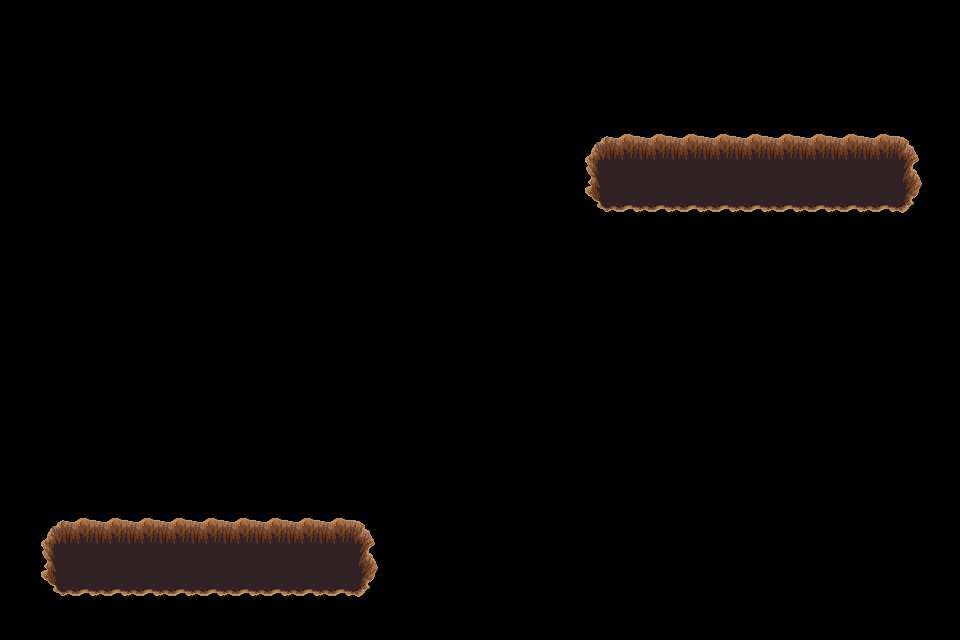

This is a level from a 2D game, rendered from its Tiled map with the project's own tilesets. A one-line summary and the complete map file follow:
An orthogonal 30x20 tile map with 32x32 px tiles, 1 tile layer (trou), 2 tilesets.

<map version="1.4" tiledversion="1.4.3" orientation="orthogonal" renderorder="right-down" width="30" height="20" tilewidth="32" tileheight="32" infinite="0" nextlayerid="9" nextobjectid="1">
 <tileset firstgid="1" source="../../dungeon_green.tsx" />
 <tileset firstgid="530" source="../../dungeon.tsx" />
 <layer id="8" name="trou" width="30" height="20">
  <data encoding="csv">
0,0,0,0,0,0,0,0,0,0,0,0,0,0,0,0,0,0,0,0,0,0,0,0,0,0,0,0,0,0,
0,0,0,0,0,0,0,0,0,0,0,0,0,0,0,0,0,0,0,0,0,0,0,0,0,0,0,0,0,0,
0,0,0,0,0,0,0,0,0,0,0,0,0,0,0,0,0,0,0,0,0,0,0,0,0,0,0,0,0,0,
0,0,0,0,0,0,0,0,0,0,0,0,0,0,0,0,0,0,0,0,0,0,0,0,0,0,0,0,0,0,
0,0,0,0,0,0,0,0,0,0,0,0,0,0,0,0,0,0,432,433,433,433,433,433,433,433,433,433,434,0,
0,0,0,0,0,0,0,0,0,0,0,0,0,0,0,0,0,0,455,456,456,456,456,456,456,456,456,456,457,0,
0,0,0,0,0,0,0,0,0,0,0,0,0,0,0,0,0,0,478,479,479,479,479,479,479,479,479,479,480,0,
0,0,0,0,0,0,0,0,0,0,0,0,0,0,0,0,0,0,0,0,0,0,0,0,0,0,0,0,0,0,
0,0,0,0,0,0,0,0,0,0,0,0,0,0,0,0,0,0,0,0,0,0,0,0,0,0,0,0,0,0,
0,0,0,0,0,0,0,0,0,0,0,0,0,0,0,0,0,0,0,0,0,0,0,0,0,0,0,0,0,0,
0,0,0,0,0,0,0,0,0,0,0,0,0,0,0,0,0,0,0,0,0,0,0,0,0,0,0,0,0,0,
0,0,0,0,0,0,0,0,0,0,0,0,0,0,0,0,0,0,0,0,0,0,0,0,0,0,0,0,0,0,
0,0,0,0,0,0,0,0,0,0,0,0,0,0,0,0,0,0,0,0,0,0,0,0,0,0,0,0,0,0,
0,0,0,0,0,0,0,0,0,0,0,0,0,0,0,0,0,0,0,0,0,0,0,0,0,0,0,0,0,0,
0,0,0,0,0,0,0,0,0,0,0,0,0,0,0,0,0,0,0,0,0,0,0,0,0,0,0,0,0,0,
0,0,0,0,0,0,0,0,0,0,0,0,0,0,0,0,0,0,0,0,0,0,0,0,0,0,0,0,0,0,
0,432,433,433,433,433,433,433,433,433,433,434,0,0,0,0,0,0,0,0,0,0,0,0,0,0,0,0,0,0,
0,455,456,456,456,456,456,456,456,456,456,457,0,0,0,0,0,0,0,0,0,0,0,0,0,0,0,0,0,0,
0,478,479,479,479,479,479,479,479,479,479,480,0,0,0,0,0,0,0,0,0,0,0,0,0,0,0,0,0,0,
0,0,0,0,0,0,0,0,0,0,0,0,0,0,0,0,0,0,0,0,0,0,0,0,0,0,0,0,0,0
</data>
 </layer>
</map>
